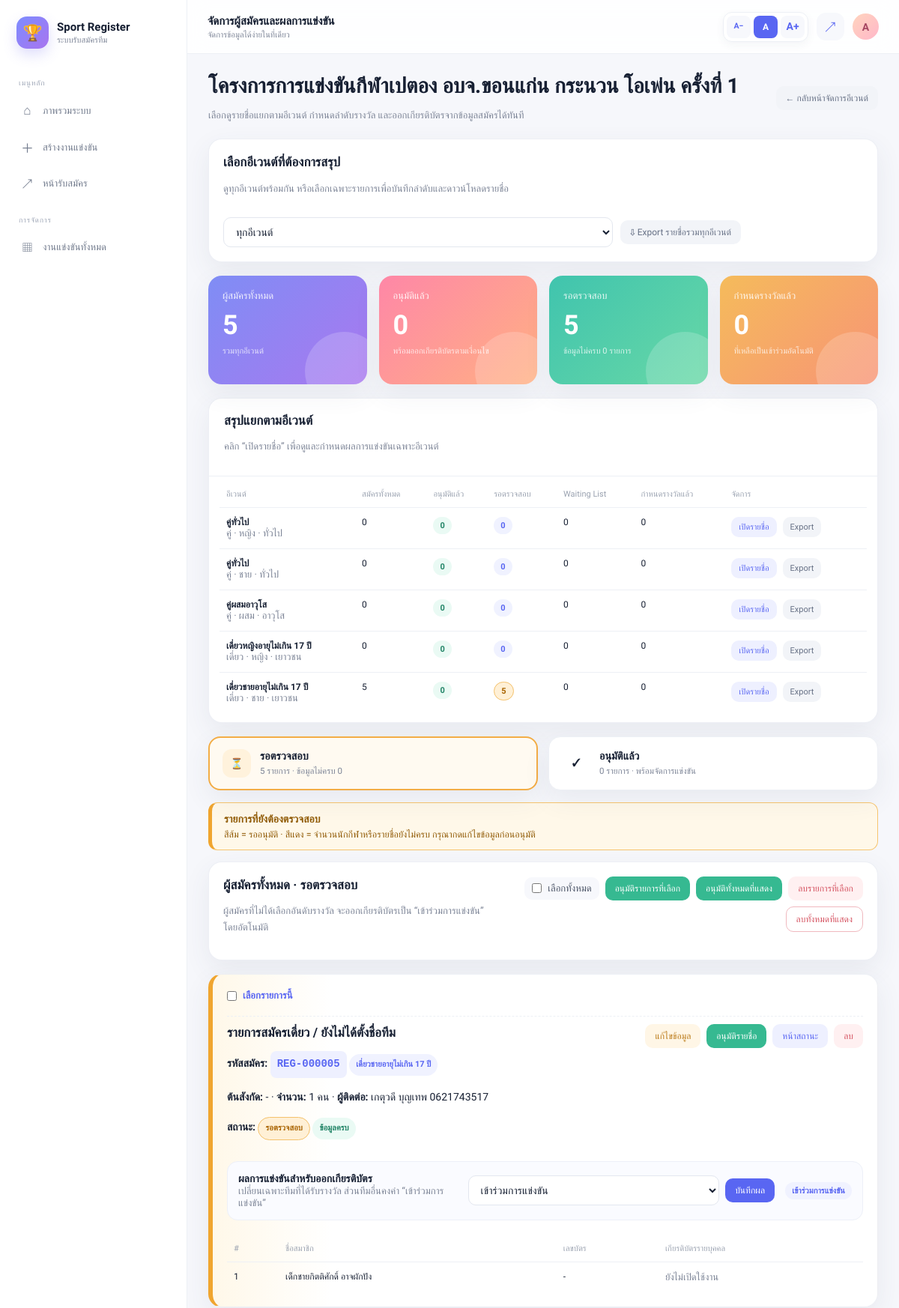
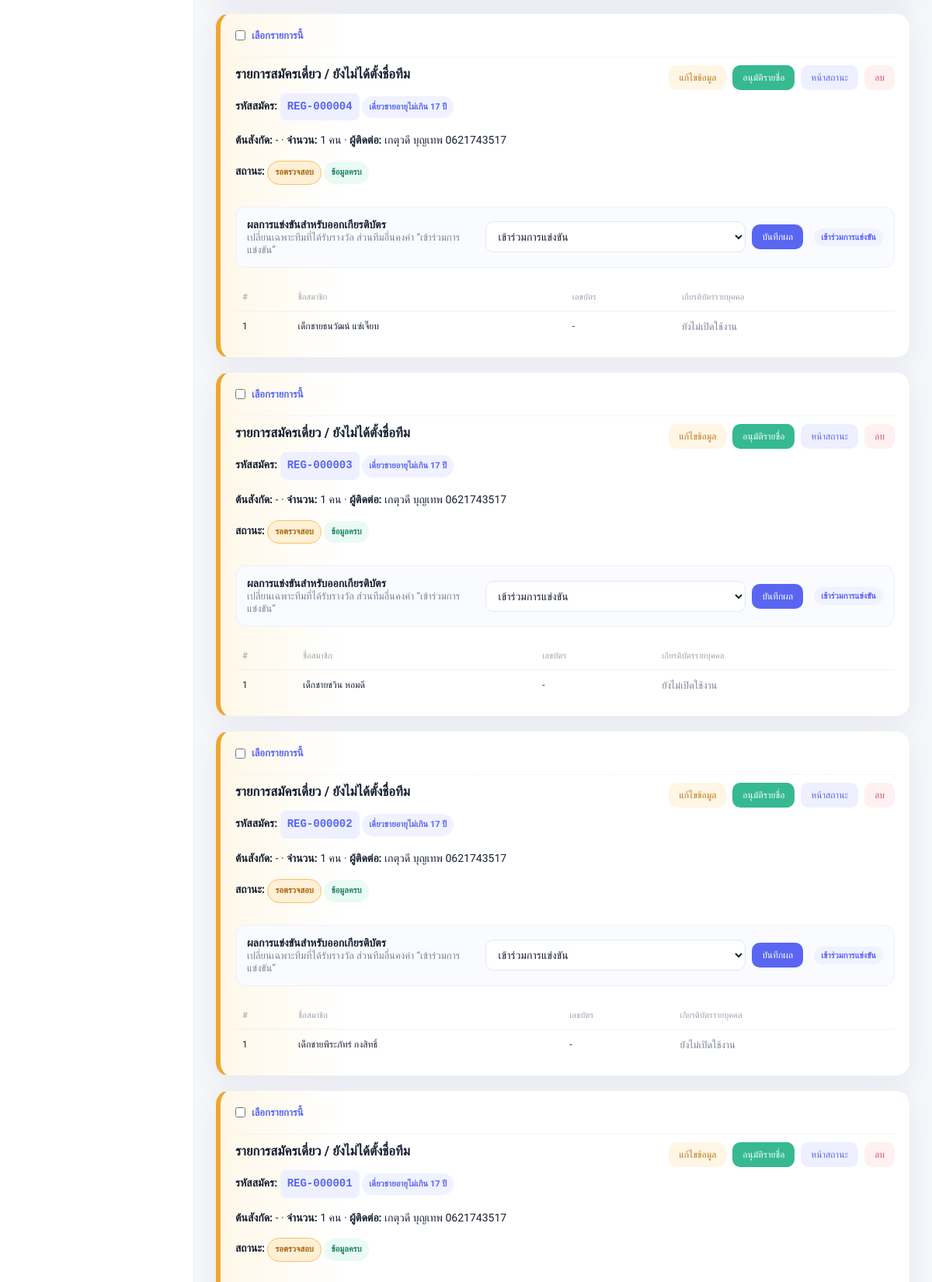
The page /admin/tournament/1/registrations (signed in, upper part) on the database its author committed (2 pictures, top to bottom).
### tables this page shows
CREATE TABLE tournaments (
            id INTEGER PRIMARY KEY AUTOINCREMENT,
            title TEXT NOT NULL,
            description TEXT,
            created_by INTEGER,
            created_at TEXT,
            is_open INTEGER NOT NULL DEFAULT 1, certificates_enabled INTEGER NOT NULL DEFAULT 0, certificate_self_download INTEGER NOT NULL DEFAULT 1, certificate_require_approval INTEGER NOT NULL DEFAULT 1, cert_org TEXT, cert_date TEXT, cert_place TEXT, cert_signer TEXT, cert_signer_position TEXT, cert_style TEXT NOT NULL DEFAULT 'navy_gold', cert_heading TEXT, cert_footer_note TEXT, cert_logo_1 TEXT, cert_logo_2 TEXT, cert_logo_3 TEXT, cert_background TEXT, cert_signature TEXT, cert_stamp TEXT,
            FOREIGN KEY(created_by) REFERENCES users(id)
        );

CREATE TABLE events (
            id INTEGER PRIMARY KEY AUTOINCREMENT,
            tournament_id INTEGER NOT NULL,
            event_name TEXT,
            category_type TEXT NOT NULL,
            gender_type TEXT NOT NULL,
            age_group TEXT NOT NULL,
            max_slots INTEGER NOT NULL,
            fee INTEGER NOT NULL DEFAULT 0,
            team_size INTEGER NOT NULL DEFAULT 1,
            is_open INTEGER NOT NULL DEFAULT 1,
            created_at TEXT, has_fee INTEGER NOT NULL DEFAULT 0, fee_per TEXT NOT NULL DEFAULT 'team', require_slip INTEGER NOT NULL DEFAULT 0, has_limit INTEGER NOT NULL DEFAULT 1, waitlist_enabled INTEGER NOT NULL DEFAULT 0, waitlist_limit INTEGER NOT NULL DEFAULT 0,
            FOREIGN KEY(tournament_id) REFERENCES tournaments(id)
        );

CREATE TABLE registrations (
            id INTEGER PRIMARY KEY AUTOINCREMENT,
            event_id INTEGER NOT NULL,
            team_name TEXT,
            contact_name TEXT NOT NULL,
            phone TEXT NOT NULL,
            slip_filename TEXT,
            notes TEXT,
            created_at TEXT, affiliation TEXT, member_count INTEGER NOT NULL DEFAULT 1, source TEXT NOT NULL DEFAULT 'web', registration_code TEXT, status TEXT NOT NULL DEFAULT 'pending', is_waitlist INTEGER NOT NULL DEFAULT 0, approved_at TEXT, award_result TEXT NOT NULL DEFAULT 'participant', award_custom TEXT, award_updated_at TEXT, is_complete INTEGER NOT NULL DEFAULT 1,
            FOREIGN KEY(event_id) REFERENCES events(id)
        );

CREATE TABLE registration_members (
            id INTEGER PRIMARY KEY AUTOINCREMENT,
            registration_id INTEGER NOT NULL,
            member_name TEXT NOT NULL,
            member_idcard TEXT, idcard_file TEXT,
            FOREIGN KEY(registration_id) REFERENCES registrations(id)
        );

### app.py (the view)
@app.route('/admin/tournament/<int:tournament_id>/registrations')
def tournament_registrations(tournament_id):
    if not is_logged_in(): return redirect(url_for('login'))
    conn=get_db(); t=get_owned_tournament(conn,tournament_id)
    if not t: conn.close(); return redirect(url_for('admin_dashboard'))
    events=conn.execute('SELECT * FROM events WHERE tournament_id=? ORDER BY age_group,category_type,gender_type,id',(tournament_id,)).fetchall()
    selected_event_id=request.args.get('event_id',type=int)
    selected_event=None
    if selected_event_id:
        selected_event=next((e for e in events if e['id']==selected_event_id),None)
        if not selected_event: selected_event_id=None
    status_filter=request.args.get('status_filter','pending')
    if status_filter not in {'pending','approved'}: status_filter='pending'
    base_query='''SELECT r.*,e.event_name,e.category_type,e.gender_type,e.age_group,e.fee,e.has_fee,e.fee_per FROM registrations r JOIN events e ON r.event_id=e.id WHERE e.tournament_id=?'''
    base_args=[tournament_id]
    if selected_event_id:
        base_query += ' AND e.id=?'; base_args.append(selected_event_id)
    all_rows=conn.execute(base_query + ' ORDER BY e.id,r.id DESC',base_args).fetchall()
    query=base_query + (" AND r.status='approved'" if status_filter=='approved' else " AND r.status!='approved'") + ' ORDER BY e.id,r.id DESC'
    rows=conn.execute(query,base_args).fetchall()
    members_map={r['id']:conn.execute('SELECT * FROM registration_members WHERE registration_id=? ORDER BY id',(r['id'],)).fetchall() for r in rows}
    summary=[]
    for e in events:
        st=conn.execute('''SELECT COUNT(*) total,
            SUM(CASE WHEN status='approved' THEN 1 ELSE 0 END) approved,
            SUM(CASE WHEN status!='approved' THEN 1 ELSE 0 END) pending,
            SUM(CASE WHEN is_waitlist=1 THEN 1 ELSE 0 END) waitlist,
            SUM(CASE WHEN award_result IS NOT NULL AND award_result!='participant' THEN 1 ELSE 0 END) awarded
            FROM registrations WHERE event_id=?''',(e['id'],)).fetchone()
        summary.append(dict(event=e,total=st['total'] or 0,approved=st['approved'] or 0,pending=st['pending'] or 0,waitlist=st['waitlist'] or 0,awarded=st['awarded'] or 0))
    stats={
        'total':len(all_rows),
        'approved':sum(1 for r in all_rows if r['status']=='approved'),
        'pending':sum(1 for r in all_rows if r['status']!='approved'),
        'waitlist':sum(1 for r in all_rows if r['is_waitlist']),
        'incomplete':sum(1 for r in all_rows if not r['is_complete']),
        'awarded':sum(1 for r in all_rows if (r['award_result'] or 'participant')!='participant'),
        'visible':len(rows)
    }
    conn.close()
    return render_template('tournament_registrations.html',tournament=t,events=events,selected_event=selected_event,selected_event_id=selected_event_id,status_filter=status_filter,rows=rows,members_map=members_map,summary=summary,stats=stats)

### templates/tournament_registrations.html (shortened to what this page needs)
{% extends 'base.html' %}
{% block topbar_title %}จัดการผู้สมัครและผลการแข่งขัน{% endblock %}
{% block content %}
<div class="page-head">
  <div>
    <h1>{{ tournament['title'] }}</h1>
    <p class="muted">เลือกดูรายชื่อแยกตามอีเวนต์ กำหนดลำดับรางวัล และออกเกียรติบัตรจากข้อมูลสมัครได้ทันที</p>
  </div>
  <div class="page-actions">
    <a class="btn btn-secondary" href="{{ url_for('manage_events',tournament_id=tournament['id']) }}">← กลับหน้าจัดการอีเวนต์</a>
  </div>
</div>
<div class="card">
  <div class="card-head">
    <div>
      <h3>เลือกอีเวนต์ที่ต้องการสรุป</h3>
      <p class="muted">ดูทุกอีเวนต์พร้อมกัน หรือเลือกเฉพาะรายการเพื่อบันทึกลำดับและดาวน์โหลดรายชื่อ</p>
    </div>
  </div>
  <form method="get" class="event-filter-form">
    <select name="event_id" onchange="this.form.submit()">
      <option value="">ทุกอีเวนต์</option>
    </select>
    <a class="btn btn-secondary" href="{{ url_for('export_tournament_excel',tournament_id=tournament['id']) }}">⇩ Export รายชื่อรวมทุกอีเวนต์</a>
  </form>
</div>
<div class="grid four-col">
  <div class="card stat-card"><div class="stat-label">ผู้สมัครทั้งหมด</div><div class="stat-number">{{ stats['total'] }}</div><div class="stat-note">{{ 'เฉพาะอีเวนต์ที่เลือก' if selected_event else 'รวมทุกอีเวนต์' }}</div></div>
  <div class="card stat-card"><div class="stat-label">อนุมัติแล้ว</div><div class="stat-number">{{ stats['approved'] }}</div><div class="stat-note">พร้อมออกเกียรติบัตรตามเงื่อนไข</div></div>
  <div class="card stat-card"><div class="stat-label">รอตรวจสอบ</div><div class="stat-number">{{ stats['pending'] }}</div><div class="stat-note">ข้อมูลไม่ครบ {{ stats['incomplete'] }} รายการ</div></div>
  <div class="card stat-card"><div class="stat-label">กำหนดรางวัลแล้ว</div><div class="stat-number">{{ stats['awarded'] }}</div><div class="stat-note">ที่เหลือเป็นเข้าร่วมอัตโนมัติ</div></div>
</div>
{% if not selected_event %}
<div class="card tournament-card">
  <div class="card-head"><div><h3>สรุปแยกตามอีเวนต์</h3><p class="muted">คลิก “เปิดรายชื่อ” เพื่อดูและกำหนดผลการแข่งขันเฉพาะอีเวนต์</p></div></div>
  <div class="table-wrap">
    <table>
      <thead><tr><th>อีเวนต์</th><th>สมัครทั้งหมด</th><th>อนุมัติแล้ว</th><th>รอตรวจสอบ</th><th>Waiting List</th><th>กำหนดรางวัลแล้ว</th><th>จัดการ</th></tr></thead>
      <tbody>
      {% for item in summary %}
      <tr>
        <td><strong>{{ event_display_name(item['event']) }}</strong><div class="muted">{{ category_label(item['event']['category_type']) }} · {{ gender_label(item['event']['gender_type']) }} · {{ age_label(item['event']['age_group']) }}</div></td>
        <td>{{ item['total'] }}</td>
        <td><span class="badge badge-open">{{ item['approved'] }}</span></td>
        <td><span class="badge {% if item['pending'] %}badge-attention{% else %}badge-soft{% endif %}">{{ item['pending'] }}</span></td>
        <td>{{ item['waitlist'] }}</td>
        <td>{{ item['awarded'] }}</td>
        <td><div class="row-actions"><a class="btn btn-soft btn-sm" href="{{ url_for('tournament_registrations',tournament_id=tournament['id'],event_id=item['event']['id'],status_filter='pending') }}">เปิดรายชื่อ</a><a class="btn btn-secondary btn-sm" href="{{ url_for('export_event_excel',event_id=item['event']['id']) }}">Export</a></div></td>
      </tr>
      {% else %}
      <tr><td colspan="7" class="empty-state">ยังไม่มีอีเวนต์</td></tr>
      {% endfor %}
      </tbody>
    </table>
  </div>
</div>
{% endif %}
<div class="registration-tabs">
  <a class="registration-tab {% if status_filter=='pending' %}active pending{% endif %}" href="{{ url_for('tournament_registrations',tournament_id=tournament['id'],event_id=selected_event_id,status_filter='pending') }}">
    <span class="tab-icon">⏳</span><span><strong>รอตรวจสอบ</strong><small>{{ stats['pending'] }} รายการ · ข้อมูลไม่ครบ {{ stats['incomplete'] }}</small></span>
  </a>
  <a class="registration-tab {% if status_filter=='approved' %}active approved{% endif %}" href="{{ url_for('tournament_registrations',tournament_id=tournament['id'],event_id=selected_event_id,status_filter='approved') }}">
    <span class="tab-icon">✓</span><span><strong>อนุมัติแล้ว</strong><small>{{ stats['approved'] }} รายการ · พร้อมจัดการแข่งขัน</small></span>
  </a>
</div>
{% if status_filter=='pending' %}
<div class="review-alert">
  <strong>รายการที่ยังต้องตรวจสอบ</strong>
  <span>สีส้ม = รออนุมัติ · สีแดง = จำนวนนักกีฬาหรือรายชื่อยังไม่ครบ กรุณากดแก้ไขข้อมูลก่อนอนุมัติ</span>
</div>
{% endif %}
<div class="card">
  <div class="card-head">
    <div>
      <h3>{{ event_display_name(selected_event) if selected_event else 'ผู้สมัครทั้งหมด' }} · {{ 'รอตรวจสอบ' if status_filter=='pending' else 'อนุมัติแล้ว' }}</h3>
      <p class="muted">ผู้สมัครที่ไม่ได้เลือกอันดับรางวัล จะออกเกียรติบัตรเป็น “เข้าร่วมการแข่งขัน” โดยอัตโนมัติ</p>
    </div>
    <form id="bulkDeleteForm" method="post" action="{{ url_for('delete_registrations_bulk',tournament_id=tournament['id']) }}" onsubmit="return confirmBulkDelete(event)" class="bulk-delete-form">
      <label class="inline-check select-all-check"><input type="checkbox" id="selectAllRegistrations" onchange="toggleAllRegistrations(this.checked)"> เลือกทั้งหมด</label>
      {% if status_filter=='pending' %}
      <button type="submit" name="action" value="approve_selected" class="btn btn-success">อนุมัติรายการที่เลือก</button>
      <button type="submit" name="action" value="approve_all" class="btn btn-success">อนุมัติทั้งหมด{{ 'ในอีเวนต์นี้' if selected_event else 'ที่แสดง' }}</button>
      {% endif %}
      <button type="submit" name="action" value="delete_selected" class="btn btn-danger">ลบรายการที่เลือก</button>
      <button type="submit" name="action" value="delete_all" class="btn btn-danger-outline">ลบทั้งหมด{{ 'ในอีเวนต์นี้' if selected_event else 'ที่แสดง' }}</button>
    </form>
  </div>
</div>
{% for row in rows %}
<div class="card registration-card {% if not row['is_complete'] %}registration-incomplete{% elif row['status']!='approved' %}registration-pending{% else %}registration-approved{% endif %}">
  <div class="registration-select-wrap"><label class="inline-check"><input class="registration-select" type="checkbox" name="registration_ids" value="{{ row['id'] }}" form="bulkDeleteForm"> เลือกรายการนี้</label></div>
  <div class="row-actions spread">
    <div>
      <h3>{{ row['team_name'] or 'รายการสมัครเดี่ยว / ยังไม่ได้ตั้งชื่อทีม' }}</h3>
      <p><strong>รหัสสมัคร:</strong> <span class="code">{{ row['registration_code'] }}</span> <span class="badge badge-soft">{{ row['event_name'] or category_label(row['category_type']) ~ ' ' ~ gender_label(row['gender_type']) ~ ' ' ~ age_label(row['age_group']) }}</span></p>
      <p><strong>ต้นสังกัด:</strong> {{ row['affiliation'] or '-' }} · <strong>จำนวน:</strong> {{ row['member_count'] }} คน · <strong>ผู้ติดต่อ:</strong> {{ row['contact_name'] }} {{ row['phone'] }}</p>
      <p><strong>สถานะ:</strong> <span class="badge {% if row['status']=='approved' %}badge-open{% else %}badge-attention{% endif %}">{{ 'อนุมัติแล้ว' if row['status']=='approved' else 'รอตรวจสอบ' }}</span> {% if row['is_waitlist'] %}<span class="badge">Waiting List</span>{% endif %} {% if not row['is_complete'] %}<span class="badge badge-closed">รายชื่อนักกีฬายังไม่ครบ</span>{% else %}<span class="badge badge-open">ข้อมูลครบ</span>{% endif %}</p>
    </div>
    <div class="row-actions">
      <a class="btn btn-warning" href="{{ url_for('edit_registration',registration_id=row['id']) }}">แก้ไขข้อมูล</a>
      <a class="btn {% if row['status']=='approved' %}btn-secondary{% else %}btn-success{% endif %}" href="{{ url_for('approve_registration',registration_id=row['id'],status_filter=status_filter) }}">{{ 'ยกเลิกอนุมัติ' if row['status']=='approved' else 'อนุมัติรายชื่อ' }}</a>
      <a class="btn btn-soft" target="_blank" href="{{ url_for('registration_status',code=row['registration_code']) }}">หน้าสถานะ</a>
      <a class="btn btn-danger" href="{{ url_for('delete_registration',registration_id=row['id']) }}" onclick="return confirm('ลบผู้สมัครนี้?')">ลบ</a>
    </div>
  </div>
  <div class="award-editor">
    <div>
      <strong>ผลการแข่งขันสำหรับออกเกียรติบัตร</strong>
      <div class="muted">เปลี่ยนเฉพาะทีมที่ได้รับรางวัล ส่วนทีมอื่นคงค่า “เข้าร่วมการแข่งขัน”</div>
    </div>
    <form method="post" action="{{ url_for('update_registration_award',registration_id=row['id']) }}" class="award-form">
      <select name="award_result" class="award-select" onchange="toggleCustomAward(this)">
        <option value="participant" {% if (row['award_result'] or 'participant')=='participant' %}selected{% endif %}>เข้าร่วมการแข่งขัน</option>
      </select>
      <button type="submit">บันทึกผล</button>
    </form>
    <div class="award-current"><span class="badge {% if (row['award_result'] or 'participant')=='participant' %}badge-soft{% else %}badge-open{% endif %}">{{ award_label(row['award_result'],row['award_custom']) }}</span></div>
  </div>
  <div class="table-wrap">
    <table>
      <thead><tr><th>#</th><th>ชื่อสมาชิก</th><th>เลขบัตร</th><th>เกียรติบัตรรายบุคคล</th></tr></thead>
      <tbody>
      {% for m in members_map[row['id']] %}
      <tr><td>{{ loop.index }}</td><td>{{ m['member_name'] }}</td><td>{{ m['member_idcard'] or '-' }}</td><td>{% if tournament['certificates_enabled'] and row['is_complete'] %}<a target="_blank" href="{{ url_for('certificate_member',registration_id=row['id'],member_id=m['id']) }}">เปิดเกียรติบัตร</a>{% elif not row['is_complete'] %}<span class="muted">เติมรายชื่อให้ครบก่อน</span>{% else %}<span class="muted">ยังไม่เปิดใช้งาน</span>{% endif %}</td></tr>
      {% endfor %}
      </tbody>
    </table>
  </div>
</div>
{% else %}
<div class="card empty-state">{{ 'ไม่มีรายการที่รอตรวจสอบ' if status_filter=='pending' else 'ยังไม่มีรายการที่อนุมัติแล้ว' }}ใน{{ 'อีเวนต์นี้' if selected_event else 'งานแข่งขันนี้' }}</div>
{% endfor %}
{% endblock %}

### rows shown on the page
tournaments: title "โครงการการแข่งขันกีฬาเปตอง อบจ.ขอนแก่น กระนวน โอเพ่น ครั้งที่ 1"
events: event_name "คู่ทั่วไป", category_type "คู่", gender_type "หญิง", age_group "ทั่วไป"
events: event_name "คู่ทั่วไป", category_type "คู่", gender_type "ชาย", age_group "ทั่วไป"
events: event_name "คู่ผสมอาวุโส", category_type "คู่", gender_type "ผสม", age_group "อาวุโส"
events: event_name "เดี่ยวหญิงอายุไม่เกิน 17 ปี", category_type "เดี่ยว", gender_type "หญิง", age_group "เยาวชน"
events: event_name "เดี่ยวชายอายุไม่เกิน 17 ปี", category_type "เดี่ยว", gender_type "ชาย", age_group "เยาวชน"
registrations: row "รายการสมัครเดี่ยว / ยังไม่ได้ตั้งชื่อทีม", registration_code "REG-000005", event_name "เดี่ยวชายอายุไม่เกิน 17 ปี", row "-", member_count "1", contact_name "เกตุวดี บุญเทพ", phone "0621743517", status "รอตรวจสอบ", is_complete "ข้อมูลครบ", status "อนุมัติรายชื่อ", award_result "เข้าร่วมการแข่งขัน"
registration_members: member_name "เด็กชายกิตติศักดิ์ อาจผักปัง", member_idcard "-"
registrations: row "รายการสมัครเดี่ยว / ยังไม่ได้ตั้งชื่อทีม", registration_code "REG-000004", event_name "เดี่ยวชายอายุไม่เกิน 17 ปี", row "-", member_count "1", contact_name "เกตุวดี บุญเทพ", phone "0621743517", status "รอตรวจสอบ", is_complete "ข้อมูลครบ", status "อนุมัติรายชื่อ", award_result "เข้าร่วมการแข่งขัน"
registration_members: member_name "เด็กชายธนวัฒน์ แซ่เจี๊ยบ", member_idcard "-"
registrations: row "รายการสมัครเดี่ยว / ยังไม่ได้ตั้งชื่อทีม", registration_code "REG-000003", event_name "เดี่ยวชายอายุไม่เกิน 17 ปี", row "-", member_count "1", contact_name "เกตุวดี บุญเทพ", phone "0621743517", status "รอตรวจสอบ", is_complete "ข้อมูลครบ", status "อนุมัติรายชื่อ", award_result "เข้าร่วมการแข่งขัน"
registration_members: member_name "เด็กชายชวิน หอมดี", member_idcard "-"
registrations: row "รายการสมัครเดี่ยว / ยังไม่ได้ตั้งชื่อทีม", registration_code "REG-000002", event_name "เดี่ยวชายอายุไม่เกิน 17 ปี", row "-", member_count "1", contact_name "เกตุวดี บุญเทพ", phone "0621743517", status "รอตรวจสอบ", is_complete "ข้อมูลครบ", status "อนุมัติรายชื่อ", award_result "เข้าร่วมการแข่งขัน"
registration_members: member_name "เด็กชายพีระภัทร์ กงสิทธิ์", member_idcard "-"
registrations: row "รายการสมัครเดี่ยว / ยังไม่ได้ตั้งชื่อทีม", registration_code "REG-000001", event_name "เดี่ยวชายอายุไม่เกิน 17 ปี", row "-", member_count "1", contact_name "เกตุวดี บุญเทพ", phone "0621743517", status "รอตรวจสอบ", is_complete "ข้อมูลครบ", status "อนุมัติรายชื่อ"

### other values the page prints
{{ (session.get('username') or 'A')[0]|upper }} "A"
{{ stats['total'] }} "5"
{{ 'เฉพาะอีเวนต์ที่เลือก' if selected_event else 'รวมทุกอีเวนต์' }} "รวมทุกอีเวนต์"
{{ stats['approved'] }} "0"
{{ stats['pending'] }} "5"
{{ stats['incomplete'] }} "0"
{{ stats['awarded'] }} "0"
{{ item['total'] }} "0" "0" "0" "0" "5"
{{ item['approved'] }} "0" "0" "0" "0" "0"
{{ item['pending'] }} "0" "0" "0" "0" "5"
{{ item['waitlist'] }} "0" "0" "0" "0" "0"
{{ item['awarded'] }} "0" "0" "0" "0" "0"
{{ 'รอตรวจสอบ' if status_filter=='pending' else 'อนุมัติแล้ว' }} "รอตรวจสอบ"
{{ 'ในอีเวนต์นี้' if selected_event else 'ที่แสดง' }} "ที่แสดง"
